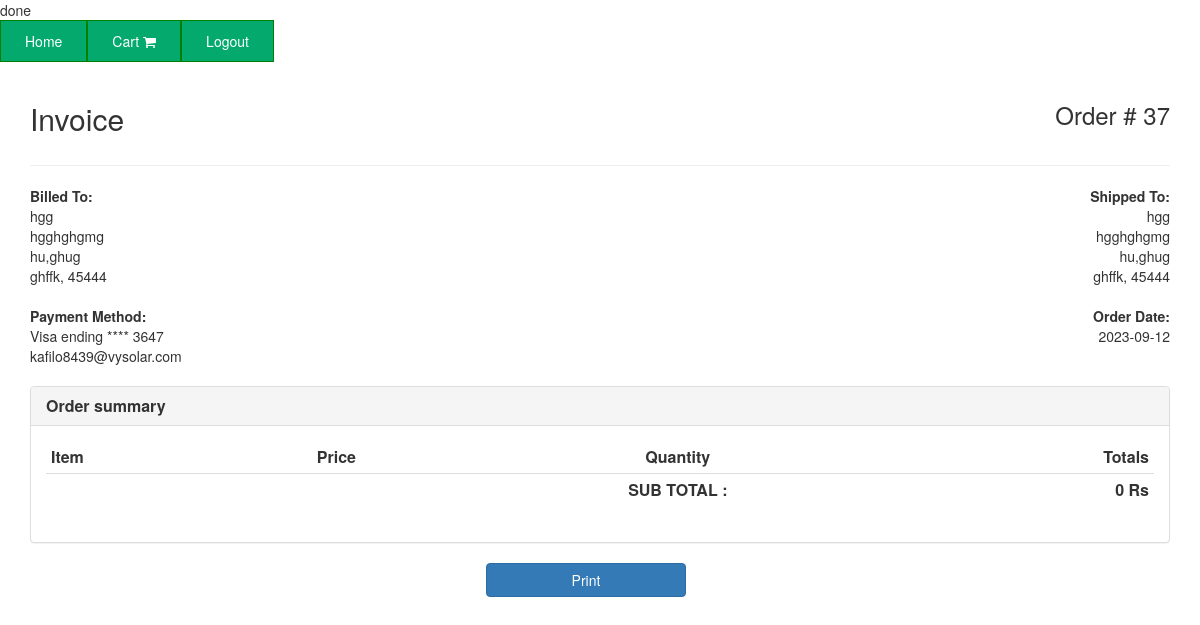
Screenshot of /Ecommerce_Site/invoice.php (signed in) with the database file from the repository.
### tables this page shows
CREATE TABLE `paymentdetails` (
  `id` int(11) NOT NULL,
  `userID` int(11) NOT NULL,
  `name` varchar(255) NOT NULL,
  `email` varchar(255) NOT NULL,
  `address` varchar(255) NOT NULL,
  `city` varchar(255) NOT NULL,
  `state` varchar(255) NOT NULL,
  `zip` varchar(25) NOT NULL,
  `nameOnCard` varchar(255) NOT NULL,
  `cardNumber` int(16) NOT NULL,
  `expMonth` varchar(50) NOT NULL,
  `expYear` year(4) NOT NULL,
  `cvv` int(3) NOT NULL
);

### Ecommerce_Site/invoice.php (the view, shortened to what this page needs)
<?php
    include 'dbConnect.php';
    $uId = $_SESSION["id"];
?>
<!DOCTYPE html>
<html>
<head>
<link rel="stylesheet" href="https://cdnjs.cloudflare.com/ajax/libs/font-awesome/4.7.0/css/font-awesome.min.css">
</head>
<body>
    <link href="//netdna.bootstrapcdn.com/bootstrap/3.1.0/css/bootstrap.min.css" rel="stylesheet" id="bootstrap-css">
<br>
<div class="btn-group">
  <a href="userProfile.php"><button>Home</button></a>
  <a href="cart.php"><button>Cart <i class="fa fa-shopping-cart" style="font-size:14px"></i></button></a>
  <a href="index.php"><button>Logout</button></a>
</div>
<br>
<br>
<div class="container">
    <div class="row">
        <div class="col-xs-12">
            <div class="invoice-title">
                <?php
                    $sql1 = "SELECT * FROM orderdetails ";
                if ($result1 = mysqli_query($connect, $sql1)) {
                    $rowcount = mysqli_num_rows( $result1 );
                }
                ?>
                <h2>Invoice</h2><h3 class="pull-right">Order # <?php echo $rowcount; ?></h3>
            </div>
            <hr>
            <?php
                    $sql1 = "SELECT * FROM paymentdetails WHERE userID = '$uId' Order By id DESC";
                    $result = $connect->query($sql1);
                if ($row = $result->fetch_assoc()) {
                    $fName  = $row['name'];
                    $email  = $row['email'];
                    $address  = $row['address'];
                    $city  = $row['city'];
                    $state  = $row['state'];
                    $zip  = $row['zip'];
                    $cardnumber  = $row['cardNumber'];
                    $str = $cardnumber;
                    $arr1 = str_split($str);
                    $cardCount = count($arr1);
                    $endNumber ="";
                    for ($i=$cardCount-4; $i <$cardCount ; $i++) {
                        $endNumber = $endNumber.$arr1[$i];
                    }
                    $Orddate = date('Y-m-d');
                }
            ?>
            <div class="row">
                <div class="col-xs-6">
                    <address>
                    <strong>Billed To:</strong><br>
                        <?php echo $fName; ?><br>
                        <?php echo $address; ?><br>
                        <?php echo $city; ?><br>
                        <?php echo $state; ?>, <?php echo $zip; ?>
                    </address>
                </div>
                <div class="col-xs-6 text-right">
                    <address>
                    <strong>Shipped To:</strong><br>
                        <?php echo $fName; ?><br>
                        <?php echo $address; ?><br>
                        <?php echo $city; ?><br>
                        <?php echo $state; ?>, <?php echo $zip; ?>
                    </address>
                </div>
            </div>
            <div class="row">
                <div class="col-xs-6">
                    <address>
                        <strong>Payment Method:</strong><br>
                        Visa ending **** <?php echo $endNumber; ?><br>
                        <?php echo $email; ?>
                    </address>
                </div>
                <div class="col-xs-6 text-right">
                    <address>
                        <strong>Order Date:</strong><br>
                        <?php echo $Orddate; ?><br><br>
                    </address>
                </div>
            </div>
        </div>
    </div>
    <div class="row">
        <div class="col-md-12">
            <div class="panel panel-default">
                <div class="panel-heading">
                    <h3 class="panel-title"><strong>Order summary</strong></h3>
                </div>
                <div class="panel-body">
                    <div class="table-responsive">
                        <table class="table table-condensed">
                            <thead>
                                <tr>
                                    <td><strong>Item</strong></td>
                                    <td class="text-center"><strong>Price</strong></td>
                                    <td class="text-center"><strong>Quantity</strong></td>
                                    <td class="text-right"><strong>Totals</strong></td>
                                </tr>
                            </thead>
                            <tbody>
                                <?php
                                    $totalCost = 0;
                                ?>
                               <tr>
                                    <td></td>
                                    <td class="text-center"></td>
                                    <td class="text-center"><b>SUB TOTAL : </b></td>
                                    <td class="text-right"><B><?php echo $totalCost; ?> Rs</B></td>
                                </tr>
                            </tbody>
                        </table>
                    </div>
                </div>
            </div>
        </div>
    </div>
    <a class="btn btn-primary" onclick="window.print()" style="margin-left:40%; width:200px;">Print</a>
</div>
</body>
</html>

### Ecommerce_Site/invoice.php (style rules this page uses)
.invoice-title h2, .invoice-title h3 { display: inline-block; }
.btn-group button { background-color: #04AA6D; border: 1px solid green; color: white; padding: 10px 24px; cursor: pointer; float: left; }
.btn-group:after { content: ""; clear: both; display: table; }

### rows the page displays
paymentdetails: name "hgg", address "hgghghgmg", city "hu,ghug", state "ghffk", zip "45444", email "kafilo8439@vysolar.com"

### other values shown
$rowcount "37"
$endNumber "3647"
$totalCost "0"
